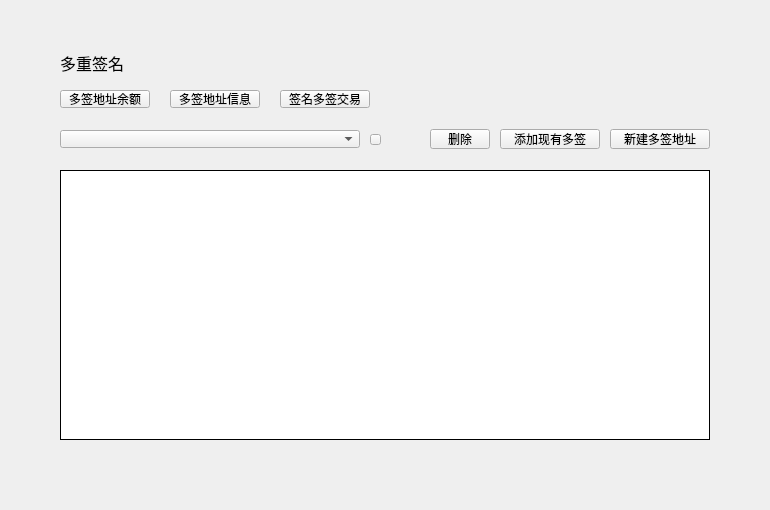
<?xml version="1.0" encoding="UTF-8"?>
<ui version="4.0">
 <class>MultiSigPage</class>
 <widget class="QWidget" name="MultiSigPage">
  <property name="geometry">
   <rect>
    <x>0</x>
    <y>0</y>
    <width>770</width>
    <height>510</height>
   </rect>
  </property>
  <property name="windowTitle">
   <string>Form</string>
  </property>
  <widget class="QLabel" name="title_label">
   <property name="geometry">
    <rect>
     <x>60</x>
     <y>50</y>
     <width>200</width>
     <height>26</height>
    </rect>
   </property>
   <property name="font">
    <font>
     <family>微软雅黑</family>
     <pointsize>12</pointsize>
     <weight>50</weight>
     <italic>false</italic>
     <bold>false</bold>
    </font>
   </property>
   <property name="styleSheet">
    <string notr="true"/>
   </property>
   <property name="text">
    <string>多重签名</string>
   </property>
  </widget>
  <widget class="QPushButton" name="typeBalanceBtn">
   <property name="geometry">
    <rect>
     <x>60</x>
     <y>90</y>
     <width>90</width>
     <height>18</height>
    </rect>
   </property>
   <property name="cursor">
    <cursorShape>PointingHandCursor</cursorShape>
   </property>
   <property name="styleSheet">
    <string notr="true"/>
   </property>
   <property name="text">
    <string>多签地址余额</string>
   </property>
  </widget>
  <widget class="QPushButton" name="typeInfoBtn">
   <property name="geometry">
    <rect>
     <x>170</x>
     <y>90</y>
     <width>90</width>
     <height>18</height>
    </rect>
   </property>
   <property name="cursor">
    <cursorShape>PointingHandCursor</cursorShape>
   </property>
   <property name="styleSheet">
    <string notr="true"/>
   </property>
   <property name="text">
    <string>多签地址信息</string>
   </property>
  </widget>
  <widget class="QPushButton" name="typeSignBtn">
   <property name="geometry">
    <rect>
     <x>280</x>
     <y>90</y>
     <width>90</width>
     <height>18</height>
    </rect>
   </property>
   <property name="cursor">
    <cursorShape>PointingHandCursor</cursorShape>
   </property>
   <property name="styleSheet">
    <string notr="true"/>
   </property>
   <property name="text">
    <string>签名多签交易</string>
   </property>
  </widget>
  <widget class="QStackedWidget" name="stackedWidget2">
   <property name="geometry">
    <rect>
     <x>0</x>
     <y>120</y>
     <width>770</width>
     <height>390</height>
    </rect>
   </property>
   <property name="currentIndex">
    <number>0</number>
   </property>
   <widget class="QWidget" name="page_3">
    <widget class="QComboBox" name="multiSigAddressComboBox">
     <property name="geometry">
      <rect>
       <x>60</x>
       <y>10</y>
       <width>300</width>
       <height>18</height>
      </rect>
     </property>
     <property name="font">
      <font>
       <family>微软雅黑</family>
       <weight>50</weight>
       <bold>false</bold>
      </font>
     </property>
     <property name="focusPolicy">
      <enum>Qt::NoFocus</enum>
     </property>
     <property name="styleSheet">
      <string notr="true"/>
     </property>
    </widget>
    <widget class="QToolButton" name="copyBtn">
     <property name="geometry">
      <rect>
       <x>370</x>
       <y>14</y>
       <width>11</width>
       <height>11</height>
      </rect>
     </property>
     <property name="font">
      <font>
       <family>微软雅黑</family>
      </font>
     </property>
     <property name="cursor">
      <cursorShape>PointingHandCursor</cursorShape>
     </property>
     <property name="focusPolicy">
      <enum>Qt::NoFocus</enum>
     </property>
     <property name="text">
      <string/>
     </property>
     <property name="BtnStyle" stdset="0">
      <string>copy</string>
     </property>
    </widget>
    <widget class="QStackedWidget" name="stackedWidget">
     <property name="geometry">
      <rect>
       <x>0</x>
       <y>50</y>
       <width>770</width>
       <height>340</height>
      </rect>
     </property>
     <property name="currentIndex">
      <number>0</number>
     </property>
     <widget class="QWidget" name="page">
      <widget class="QTableWidget" name="balanceTableWidget">
       <property name="geometry">
        <rect>
         <x>60</x>
         <y>0</y>
         <width>650</width>
         <height>270</height>
        </rect>
       </property>
       <property name="cursor" stdset="0">
        <cursorShape>PointingHandCursor</cursorShape>
       </property>
       <property name="layoutDirection">
        <enum>Qt::LeftToRight</enum>
       </property>
       <property name="styleSheet">
        <string notr="true"/>
       </property>
       <property name="frameShape">
        <enum>QFrame::Box</enum>
       </property>
       <property name="frameShadow">
        <enum>QFrame::Plain</enum>
       </property>
       <property name="verticalScrollBarPolicy">
        <enum>Qt::ScrollBarAsNeeded</enum>
       </property>
       <property name="horizontalScrollBarPolicy">
        <enum>Qt::ScrollBarAlwaysOff</enum>
       </property>
       <property name="autoScroll">
        <bool>true</bool>
       </property>
       <property name="editTriggers">
        <set>QAbstractItemView::NoEditTriggers</set>
       </property>
       <property name="selectionMode">
        <enum>QAbstractItemView::NoSelection</enum>
       </property>
       <property name="iconSize">
        <size>
         <width>19</width>
         <height>12</height>
        </size>
       </property>
       <property name="showGrid">
        <bool>true</bool>
       </property>
       <property name="gridStyle">
        <enum>Qt::SolidLine</enum>
       </property>
       <property name="TableStyle" stdset="0">
        <string>table1</string>
       </property>
       <attribute name="horizontalHeaderVisible">
        <bool>false</bool>
       </attribute>
       <attribute name="horizontalHeaderCascadingSectionResizes">
        <bool>false</bool>
       </attribute>
       <attribute name="horizontalHeaderHighlightSections">
        <bool>false</bool>
       </attribute>
       <attribute name="verticalHeaderVisible">
        <bool>false</bool>
       </attribute>
       <attribute name="verticalHeaderHighlightSections">
        <bool>false</bool>
       </attribute>
       <column>
        <property name="text">
         <string>币种</string>
        </property>
        <property name="font">
         <font>
          <family>微软雅黑</family>
         </font>
        </property>
        <property name="textAlignment">
         <set>AlignCenter</set>
        </property>
       </column>
       <column>
        <property name="text">
         <string>余额</string>
        </property>
        <property name="font">
         <font>
          <family>微软雅黑</family>
         </font>
        </property>
        <property name="textAlignment">
         <set>AlignCenter</set>
        </property>
       </column>
       <column>
        <property name="text">
         <string/>
        </property>
       </column>
      </widget>
     </widget>
     <widget class="QWidget" name="page_2">
      <widget class="QTableWidget" name="infoTableWidget">
       <property name="geometry">
        <rect>
         <x>60</x>
         <y>40</y>
         <width>650</width>
         <height>230</height>
        </rect>
       </property>
       <property name="cursor" stdset="0">
        <cursorShape>PointingHandCursor</cursorShape>
       </property>
       <property name="layoutDirection">
        <enum>Qt::LeftToRight</enum>
       </property>
       <property name="styleSheet">
        <string notr="true"/>
       </property>
       <property name="frameShape">
        <enum>QFrame::Box</enum>
       </property>
       <property name="frameShadow">
        <enum>QFrame::Plain</enum>
       </property>
       <property name="verticalScrollBarPolicy">
        <enum>Qt::ScrollBarAsNeeded</enum>
       </property>
       <property name="horizontalScrollBarPolicy">
        <enum>Qt::ScrollBarAlwaysOff</enum>
       </property>
       <property name="autoScroll">
        <bool>true</bool>
       </property>
       <property name="editTriggers">
        <set>QAbstractItemView::NoEditTriggers</set>
       </property>
       <property name="selectionMode">
        <enum>QAbstractItemView::NoSelection</enum>
       </property>
       <property name="iconSize">
        <size>
         <width>19</width>
         <height>12</height>
        </size>
       </property>
       <property name="showGrid">
        <bool>true</bool>
       </property>
       <property name="gridStyle">
        <enum>Qt::SolidLine</enum>
       </property>
       <property name="TableStyle" stdset="0">
        <string>table1</string>
       </property>
       <attribute name="horizontalHeaderVisible">
        <bool>false</bool>
       </attribute>
       <attribute name="horizontalHeaderCascadingSectionResizes">
        <bool>false</bool>
       </attribute>
       <attribute name="horizontalHeaderHighlightSections">
        <bool>false</bool>
       </attribute>
       <attribute name="verticalHeaderVisible">
        <bool>false</bool>
       </attribute>
       <attribute name="verticalHeaderHighlightSections">
        <bool>false</bool>
       </attribute>
       <column>
        <property name="text">
         <string>地址</string>
        </property>
        <property name="font">
         <font>
          <family>微软雅黑</family>
         </font>
        </property>
        <property name="textAlignment">
         <set>AlignCenter</set>
        </property>
       </column>
       <column>
        <property name="text">
         <string/>
        </property>
        <property name="font">
         <font>
          <family>微软雅黑</family>
         </font>
        </property>
        <property name="textAlignment">
         <set>AlignCenter</set>
        </property>
       </column>
      </widget>
      <widget class="QLabel" name="requiredLabel">
       <property name="geometry">
        <rect>
         <x>60</x>
         <y>10</y>
         <width>300</width>
         <height>20</height>
        </rect>
       </property>
       <property name="text">
        <string/>
       </property>
      </widget>
     </widget>
    </widget>
    <widget class="QToolButton" name="createMultiSigBtn">
     <property name="geometry">
      <rect>
       <x>610</x>
       <y>9</y>
       <width>100</width>
       <height>20</height>
      </rect>
     </property>
     <property name="font">
      <font>
       <family>微软雅黑</family>
       <weight>50</weight>
       <italic>false</italic>
       <bold>false</bold>
      </font>
     </property>
     <property name="cursor">
      <cursorShape>PointingHandCursor</cursorShape>
     </property>
     <property name="focusPolicy">
      <enum>Qt::NoFocus</enum>
     </property>
     <property name="styleSheet">
      <string notr="true"/>
     </property>
     <property name="text">
      <string>新建多签地址</string>
     </property>
     <property name="BtnStyle" stdset="0">
      <string>btn1</string>
     </property>
    </widget>
    <widget class="QToolButton" name="addMultiSigBtn">
     <property name="geometry">
      <rect>
       <x>500</x>
       <y>9</y>
       <width>100</width>
       <height>20</height>
      </rect>
     </property>
     <property name="font">
      <font>
       <family>微软雅黑</family>
       <weight>50</weight>
       <italic>false</italic>
       <bold>false</bold>
      </font>
     </property>
     <property name="cursor">
      <cursorShape>PointingHandCursor</cursorShape>
     </property>
     <property name="focusPolicy">
      <enum>Qt::NoFocus</enum>
     </property>
     <property name="styleSheet">
      <string notr="true"/>
     </property>
     <property name="text">
      <string>添加现有多签</string>
     </property>
     <property name="BtnStyle" stdset="0">
      <string>btn1</string>
     </property>
    </widget>
    <widget class="QToolButton" name="deleteBtn">
     <property name="geometry">
      <rect>
       <x>430</x>
       <y>9</y>
       <width>60</width>
       <height>20</height>
      </rect>
     </property>
     <property name="font">
      <font>
       <family>微软雅黑</family>
       <weight>50</weight>
       <italic>false</italic>
       <bold>false</bold>
      </font>
     </property>
     <property name="cursor">
      <cursorShape>PointingHandCursor</cursorShape>
     </property>
     <property name="focusPolicy">
      <enum>Qt::NoFocus</enum>
     </property>
     <property name="styleSheet">
      <string notr="true"/>
     </property>
     <property name="text">
      <string>删除</string>
     </property>
     <property name="BtnStyle" stdset="0">
      <string>btn1</string>
     </property>
    </widget>
   </widget>
   <widget class="QWidget" name="page_4">
    <widget class="QTextBrowser" name="trxCodeTextBrowser">
     <property name="geometry">
      <rect>
       <x>60</x>
       <y>40</y>
       <width>300</width>
       <height>120</height>
      </rect>
     </property>
     <property name="readOnly">
      <bool>false</bool>
     </property>
    </widget>
    <widget class="QLabel" name="label">
     <property name="geometry">
      <rect>
       <x>60</x>
       <y>10</y>
       <width>260</width>
       <height>18</height>
      </rect>
     </property>
     <property name="text">
      <string>输入待签名交易字节码</string>
     </property>
    </widget>
    <widget class="QLabel" name="label_2">
     <property name="geometry">
      <rect>
       <x>400</x>
       <y>10</y>
       <width>200</width>
       <height>18</height>
      </rect>
     </property>
     <property name="text">
      <string>交易结构体</string>
     </property>
    </widget>
    <widget class="QTextBrowser" name="trxStructTextBrowser">
     <property name="geometry">
      <rect>
       <x>400</x>
       <y>40</y>
       <width>300</width>
       <height>120</height>
      </rect>
     </property>
    </widget>
    <widget class="QLabel" name="addressLabel">
     <property name="geometry">
      <rect>
       <x>310</x>
       <y>170</y>
       <width>300</width>
       <height>18</height>
      </rect>
     </property>
     <property name="font">
      <font>
       <family>微软雅黑</family>
       <pointsize>-1</pointsize>
       <weight>50</weight>
       <italic>false</italic>
       <bold>false</bold>
      </font>
     </property>
     <property name="styleSheet">
      <string notr="true">QLabel{color: rgb(137,129,161);font: 11px &quot;微软雅黑&quot;;}
</string>
     </property>
     <property name="text">
      <string/>
     </property>
     <property name="scaledContents">
      <bool>true</bool>
     </property>
     <property name="alignment">
      <set>Qt::AlignLeading|Qt::AlignLeft|Qt::AlignVCenter</set>
     </property>
     <property name="textInteractionFlags">
      <set>Qt::TextSelectableByMouse</set>
     </property>
    </widget>
    <widget class="QComboBox" name="accountComboBox">
     <property name="geometry">
      <rect>
       <x>170</x>
       <y>170</y>
       <width>120</width>
       <height>18</height>
      </rect>
     </property>
     <property name="font">
      <font>
       <family>微软雅黑</family>
       <weight>50</weight>
       <bold>false</bold>
      </font>
     </property>
     <property name="focusPolicy">
      <enum>Qt::NoFocus</enum>
     </property>
     <property name="styleSheet">
      <string notr="true"/>
     </property>
    </widget>
    <widget class="QLabel" name="signerAccountLabel">
     <property name="geometry">
      <rect>
       <x>60</x>
       <y>170</y>
       <width>100</width>
       <height>18</height>
      </rect>
     </property>
     <property name="text">
      <string>选择签名账户</string>
     </property>
    </widget>
    <widget class="QLabel" name="noAccountLabel">
     <property name="geometry">
      <rect>
       <x>60</x>
       <y>170</y>
       <width>300</width>
       <height>18</height>
      </rect>
     </property>
     <property name="text">
      <string>钱包内没有该多签地址的账户</string>
     </property>
    </widget>
    <widget class="QToolButton" name="signBtn">
     <property name="geometry">
      <rect>
       <x>337</x>
       <y>240</y>
       <width>96</width>
       <height>30</height>
      </rect>
     </property>
     <property name="font">
      <font>
       <family>微软雅黑</family>
       <pointsize>10</pointsize>
      </font>
     </property>
     <property name="cursor">
      <cursorShape>PointingHandCursor</cursorShape>
     </property>
     <property name="focusPolicy">
      <enum>Qt::NoFocus</enum>
     </property>
     <property name="styleSheet">
      <string notr="true"/>
     </property>
     <property name="text">
      <string>签名</string>
     </property>
     <property name="BtnStyle" stdset="0">
      <string>ok</string>
     </property>
    </widget>
    <widget class="QTextBrowser" name="trxSignedextBrowser">
     <property name="geometry">
      <rect>
       <x>235</x>
       <y>200</y>
       <width>300</width>
       <height>120</height>
      </rect>
     </property>
    </widget>
    <widget class="QToolButton" name="sendSignatureBtn">
     <property name="geometry">
      <rect>
       <x>337</x>
       <y>330</y>
       <width>96</width>
       <height>30</height>
      </rect>
     </property>
     <property name="font">
      <font>
       <family>微软雅黑</family>
       <pointsize>10</pointsize>
      </font>
     </property>
     <property name="cursor">
      <cursorShape>PointingHandCursor</cursorShape>
     </property>
     <property name="focusPolicy">
      <enum>Qt::NoFocus</enum>
     </property>
     <property name="styleSheet">
      <string notr="true"/>
     </property>
     <property name="text">
      <string>发送签名</string>
     </property>
     <property name="BtnStyle" stdset="0">
      <string>ok</string>
     </property>
    </widget>
    <widget class="QToolButton" name="copyBtn2">
     <property name="geometry">
      <rect>
       <x>545</x>
       <y>200</y>
       <width>11</width>
       <height>11</height>
      </rect>
     </property>
     <property name="font">
      <font>
       <family>微软雅黑</family>
      </font>
     </property>
     <property name="cursor">
      <cursorShape>PointingHandCursor</cursorShape>
     </property>
     <property name="focusPolicy">
      <enum>Qt::NoFocus</enum>
     </property>
     <property name="text">
      <string/>
     </property>
     <property name="BtnStyle" stdset="0">
      <string>copy</string>
     </property>
    </widget>
    <zorder>trxSignedextBrowser</zorder>
    <zorder>noAccountLabel</zorder>
    <zorder>trxCodeTextBrowser</zorder>
    <zorder>label</zorder>
    <zorder>label_2</zorder>
    <zorder>trxStructTextBrowser</zorder>
    <zorder>addressLabel</zorder>
    <zorder>accountComboBox</zorder>
    <zorder>signerAccountLabel</zorder>
    <zorder>signBtn</zorder>
    <zorder>sendSignatureBtn</zorder>
    <zorder>copyBtn2</zorder>
   </widget>
  </widget>
  <zorder>stackedWidget2</zorder>
  <zorder>title_label</zorder>
  <zorder>typeBalanceBtn</zorder>
  <zorder>typeInfoBtn</zorder>
  <zorder>typeSignBtn</zorder>
 </widget>
 <resources/>
 <connections/>
</ui>
